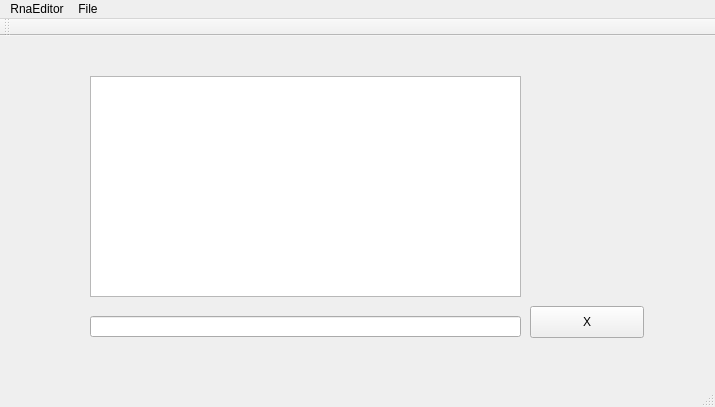
<?xml version="1.0" encoding="UTF-8"?>
<ui version="4.0">
 <class>MainWindow</class>
 <widget class="QMainWindow" name="MainWindow">
  <property name="geometry">
   <rect>
    <x>0</x>
    <y>0</y>
    <width>715</width>
    <height>407</height>
   </rect>
  </property>
  <property name="windowTitle">
   <string>MainWindow</string>
  </property>
  <widget class="QWidget" name="centralWidget">
   <widget class="QLineEdit" name="lineEdit">
    <property name="geometry">
     <rect>
      <x>90</x>
      <y>280</y>
      <width>431</width>
      <height>21</height>
     </rect>
    </property>
   </widget>
   <widget class="QPushButton" name="pushButton">
    <property name="geometry">
     <rect>
      <x>530</x>
      <y>270</y>
      <width>114</width>
      <height>32</height>
     </rect>
    </property>
    <property name="text">
     <string>X</string>
    </property>
   </widget>
   <widget class="QTableView" name="tableView">
    <property name="geometry">
     <rect>
      <x>90</x>
      <y>40</y>
      <width>431</width>
      <height>221</height>
     </rect>
    </property>
   </widget>
  </widget>
  <widget class="QMenuBar" name="menuBar">
   <property name="geometry">
    <rect>
     <x>0</x>
     <y>0</y>
     <width>715</width>
     <height>22</height>
    </rect>
   </property>
   <widget class="QMenu" name="menuRnaEditor">
    <property name="title">
     <string>RnaEditor</string>
    </property>
    <addaction name="actionAbout_RnaEditor"/>
    <addaction name="separator"/>
    <addaction name="actionQuit_RnaEditor_2"/>
   </widget>
   <widget class="QMenu" name="menuFile">
    <property name="title">
     <string>File</string>
    </property>
    <addaction name="actionNew_Tab"/>
    <addaction name="separator"/>
   </widget>
   <addaction name="menuRnaEditor"/>
   <addaction name="menuFile"/>
  </widget>
  <widget class="QToolBar" name="mainToolBar">
   <attribute name="toolBarArea">
    <enum>TopToolBarArea</enum>
   </attribute>
   <attribute name="toolBarBreak">
    <bool>false</bool>
   </attribute>
  </widget>
  <widget class="QStatusBar" name="statusBar"/>
  <action name="actionAbout_RnaEditor">
   <property name="text">
    <string>About RnaEditor</string>
   </property>
  </action>
  <action name="actionQuit_RnaEditor_2">
   <property name="text">
    <string>Quit RnaEditor</string>
   </property>
  </action>
  <action name="actionNew_Tab">
   <property name="text">
    <string>New Tab</string>
   </property>
  </action>
  <action name="actionOpen_File">
   <property name="text">
    <string>open File</string>
   </property>
  </action>
 </widget>
 <layoutdefault spacing="6" margin="11"/>
 <resources/>
 <connections>
  <connection>
   <sender>pushButton</sender>
   <signal>clicked()</signal>
   <receiver>lineEdit</receiver>
   <slot>clear()</slot>
   <hints>
    <hint type="sourcelabel">
     <x>601</x>
     <y>321</y>
    </hint>
    <hint type="destinationlabel">
     <x>466</x>
     <y>324</y>
    </hint>
   </hints>
  </connection>
 </connections>
 <slots>
  <slot>addEntry()</slot>
 </slots>
</ui>
